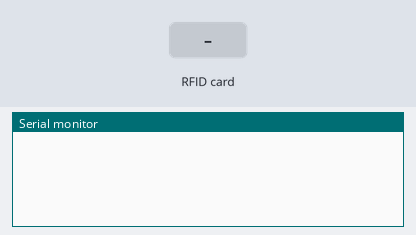
Recording of a sketch running on a simulated Arduino Uno, built with avr-gcc and run on an emulated ATmega328P. Shown: the last lines printed to the serial monitor. The inputs (shaded band) are chosen by the test bench.

Above: at 1.2 s.
1.3 s: RFID card C1 83 4E 24 held to the reader
At 1.8 s:
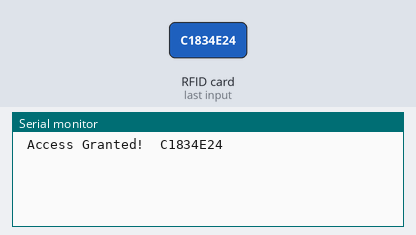
2.8 s: RFID card 5E 7A 19 C4 held to the reader
At 4.7 s:
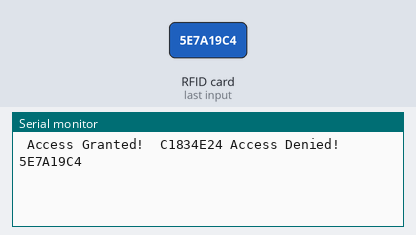

The sketch:

rfid.ino
```cpp
#include <SPI.h>
#include <MFRC522.h>

#define RST_PIN 9
#define SS_PIN 10
#define DEBUG false

byte readCard[4];
String MasterTag = "C1834E24";	// REPLACE this Tag ID with your Tag ID!!!
String tagID = "";

// Create instances
MFRC522 mfrc522(SS_PIN, RST_PIN);

void setup()
{
  // Initiating
  SPI.begin(); // SPI bus
  mfrc522.PCD_Init(); // MFRC522
  Serial.begin(9600);

}

void loop()
{

  //Wait until new tag is available
  if (getID())
  {
    if ((tagID == MasterTag) || (DEBUG == true))
    {

      Serial.print(" Access Granted!  ");
      // You can write any code here like opening doors, switching on a relay, lighting up an LED, or anything else you can think of.
    }
    else
    {
      Serial.print(" Access Denied!  ");
    }

      Serial.print(tagID);

    delay(2000);
  }
}

//Read new tag if available
boolean getID()
{
  // Getting ready for Reading PICCs
  if ( ! mfrc522.PICC_IsNewCardPresent()) { //If a new PICC placed to RFID reader continue
  return false;
  }
  if ( ! mfrc522.PICC_ReadCardSerial()) { //Since a PICC placed get Serial and continue
  return false;
  }
  tagID = "";
  for ( uint8_t i = 0; i < 4; i++) { // The MIFARE PICCs that we use have 4 byte UID
  //readCard[i] = mfrc522.uid.uidByte[i];
  tagID.concat(String(mfrc522.uid.uidByte[i], HEX)); // Adds the 4 bytes in a single String variable
  }
  byte readbackblock[18];
  tagID.toUpperCase();
  mfrc522.PICC_HaltA(); // Stop reading
  return true;
}
```

Measured:
- after the input at 1.3 s, the serial monitor: prints a new line at once (image 1)
- after the input at 2.8 s, the serial monitor: prints a new line after 0.51 s (image 2)
